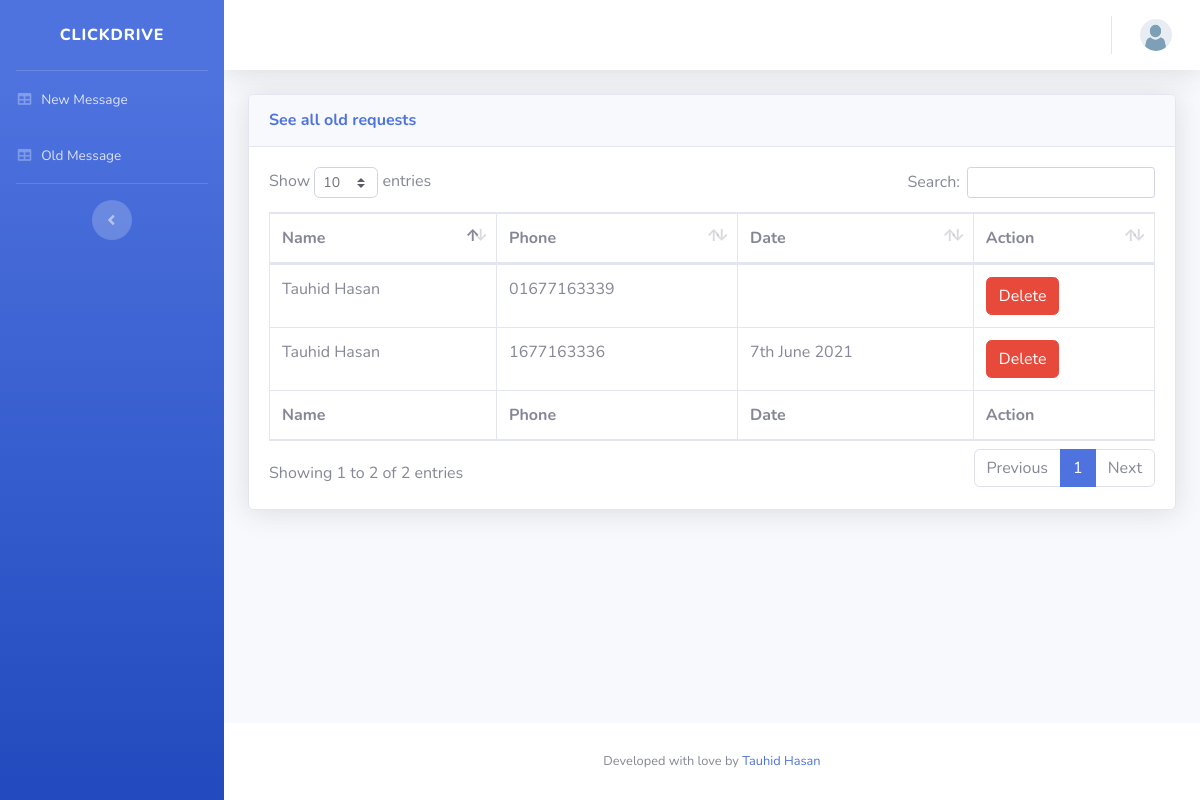
The app's page /admin/read_message.php (signed in) with its own data.
### tables this page shows
CREATE TABLE `leads` (
  `id` int(11) NOT NULL,
  `name` varchar(255) NOT NULL,
  `phone` varchar(20) NOT NULL,
  `date_time` varchar(100) NOT NULL,
  `status` varchar(10) NOT NULL
);

### admin/read_message.php (the view, shortened to what this page needs)
<!DOCTYPE html>
<html lang="en">
<?php
  require "inc/head.php";
?>
<body id="page-top">
  <div id="wrapper">
    <?php require "inc/sidebar.php" ?>
    <div id="content-wrapper" class="d-flex flex-column">
      <div id="content">
        <?php require "inc/topbar.php" ?>
        <div class="container-fluid">
          <div class="card shadow mb-4">
            <div class="card-header py-3">
              <h6 class="m-0 font-weight-bold text-primary">See all old requests</h6>
            </div>
            <div class="card-body">
              <div class="table-responsive">
                <table class="table table-bordered" id="dataTable" width="100%" cellspacing="0">
                  <thead>
                    <tr>
                      <th>Name</th>
                      <th>Phone</th>
                      <th>Date</th>
                      <th>Action</th>
                    </tr>
                  </thead>
                  <tfoot>
                    <tr>
                      <th>Name</th>
                      <th>Phone</th>
                      <th>Date</th>
                      <th>Action</th>
                    </tr>
                  </tfoot>
                  <tbody>
    <?php
      $sql = "SELECT * FROM leads WHERE status = 'old' ";
      $run_sql = mysqli_query($conn, $sql);
      while ($row = mysqli_fetch_assoc($run_sql)) {
    ?>
                    <tr>
                      <td><?= $row['name'] ?></td>
                      <td><?= $row['phone'] ?></td>
                      <td><?= $row['date_time'] ?></td>
                      <td>
                        <a class="btn btn-danger" href="delete.php?id=<?= $row['id'] ?>">Delete</a>
                      </td>
                    </tr>
    <?php } ?>
                  </tbody>
                </table>
              </div>
            </div>
          </div>
        </div>
      </div>
     <footer class="sticky-footer bg-white">
        <div class="container my-auto">
          <div class="copyright text-center my-auto">
            <span>Developed with love by <a href="https://github.com/Tauh1dHasan/" target="_blank">Tauhid Hasan</a></span>
          </div>
        </div>
      </footer>
    </div>
  </div>
</body>
</html>

### records on screen
leads: name "Tauhid Hasan", phone "01677163339"
leads: name "Tauhid Hasan", phone "1677163336", date_time "7th June 2021"
